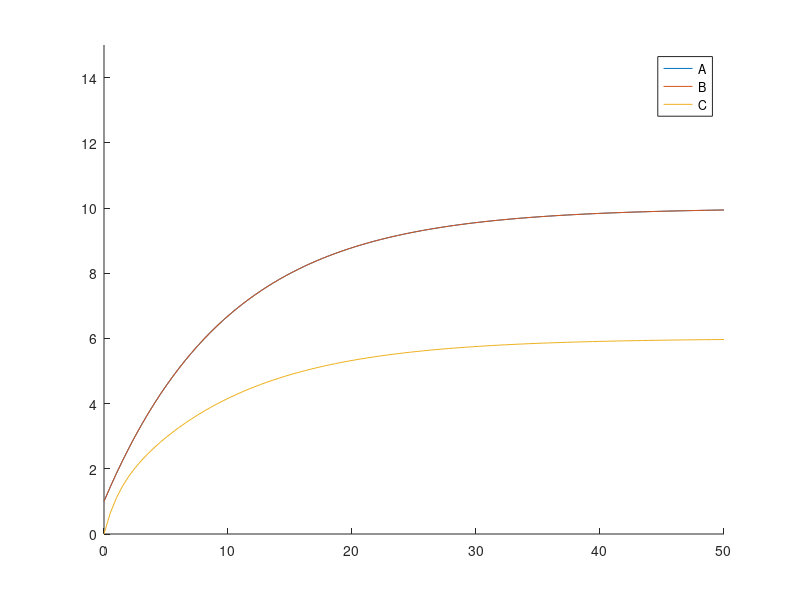

Reproduce this figure in MATLAB. (Note: this script raises an error after producing the figure.)
%% general exact soln
gen_exact_soln = @(x0,t,M,b)expm(t*M)*(x0+M\b) - M\b;
%% a bit testing
% a0, a1, b0, b1, b2, c0, c1, c2, c3
% these 2 parameter sets should be indistinguishable given solutions
params1 = [1, 0.1, ...
          1, 0.4, 0.5, ...
          1, 0.5, 0.0, 1];
params2 = [1, 0.1, ...
          1, 0.4, 0.5, ...
          1, 0.0, 0.5, 1];
params3 = [1, 0.1, ...
          1, 0.4, 0.5, ...
          1, 0.25, 0.25, 1];
% params1 = [ 1, 0.1, ...
%           0.1, 0.1, 0.11, ...
%             0, 0.5, 0.0, 1];
% params2 = [ 1, 0.1, ...
%           0.1, 0.1, 0.11, ...
%             0, 0.0, 0.5, 1];
% params3 = [ 1, 0.1, ...
%           0.1, 0.1, 0.11, ...
%             0, 0.25, 0.25, 1];
params=params3;
M = [-params(2), 0, 0;
     params(4), -params(5), 0;
     params(7), params(8), -params(9)];
b=[params(1);
   params(3);
   params(6)];
%x0=[1;0.0;0];
x0=[1;1;0];
T=50;
ode=@(t,x)M*x+b;

[t,X] = ode45(ode,[0,T],x0);

% figure;
% hold on;
% plot(t,X(:,1));
% plot(t,X(:,2));
% plot(t,X(:,3));
% ylim([0,15]);
% legend('A','B','C');

tt=linspace(0,T,100);
exact_solnf=@(t)gen_exact_soln(x0,t,M,b);
exact_soln=arrayfun(exact_solnf,tt,'UniformOutput',false);
exact_soln=cell2mat(exact_soln);
figure;
hold on;
plot(tt,exact_soln(1,:));
plot(tt,exact_soln(2,:));
plot(tt,exact_soln(3,:));
ylim([0,15]);
legend('A','B','C');
%% generate data
% params = [1.0, 0.10, ...
%           0.1, 0.20, 0.21, ...
%           0.0, 0.25, 0.25, 1.00];
params = [1.0, 0.10, ...
          1.0, 0.40, 0.50, ...
          0.0, 0.25, 0.25, 1.00];
M = [-params(2), 0, 0;
     params(4), -params(5), 0;
     params(7), params(8), -params(9)];
b=[params(1);
   params(3);
   params(6)];
param_names = {'a_0','a_1','b_0','b_1','b_2','c_0','c_1','c_2','c_3'};
x0=[3;3.0;0];
T=50;
nt=100;
tt=linspace(0,T,nt);
numeric_params=[T,nt];
% exact_solnf=@(t)gen_exact_soln(x0,t,M,b);
% exact_soln=arrayfun(exact_solnf,tt,'UniformOutput',false);
% exact_soln=cell2mat(exact_soln);
exact_soln=threethings_solnf(params,numeric_params,x0);
clean_data=exact_soln;

sigma=0.1;
noisy_data=clean_data+randn(size(clean_data))*sigma;

figure;
hold on;
plot(tt,noisy_data(1,:));
plot(tt,noisy_data(2,:));
plot(tt,noisy_data(3,:));
ylim([0,15]);
legend('A','B','C');

%% MLE

sq_err=@(x) sum((threethings_solnf(x,numeric_params,x0)-noisy_data).^2,'all');
initial=params;
options=optimoptions('fmincon','Algorithm','interior-point');
options.Display='iter';
options.Diagnostics='on';
options.MaxFunctionEvaluations=6000;
options.ScaleProblem=true;
problem.objective=sq_err;
problem.x0=initial;
problem.solver='fmincon';
problem.lb=zeros(size(params));
problem.ub=10*ones(size(params));
problem.options=options;
[mle,min_sq_err,~,~,~,~,~] = fmincon(problem);

disp(mle);
mle_soln=threethings_solnf(mle,numeric_params,x0);
figure;
hold on;
plot(tt,mle_soln(1,:));
plot(tt,mle_soln(2,:));
plot(tt,mle_soln(3,:));
ylim([0,15]);
legend('A','B','C');

%% MLE using the new general function

fixed=[1,1,1,1,1,0,0,0,0];
%lb_opt=zeros(size(params));
lb_opt=-10*ones(size(params));
ub_opt=10*ones(size(params));
opt.lb=lb_opt;
opt.ub=ub_opt;
fixed_param_val=params;
[mle,mle_sigma,max_l]=optimize_likelihood_general(@threethings_solnf,params,fixed,noisy_data,numeric_params,x0,opt);

optimal_param_vals=fixed_param_val';
optimal_param_vals(fixed==0)=mle;

%% profile likelihood for the c parameters, all params free

%fixed=[1,1,1,1,1,0,0,0,0];
num_free_params=sum(1-fixed);
true_params=params;
fixed_param_val= [1.00, 0.10, 0.10, 0.20, 0.21, 0.00, 0.25, 0.25, 1.00];
lb=              [0.00, 0.00, 0.10, 0.00, 0.00, -0.80, -1.50, -1.50, 0.50];
ub=              [2.00, 2.00, 2.00, 2.00, 2.00,  0.80,  1.50,  1.50, 1.50];
% diagonal params (2, 5, 9) must be nonzero
scaling = ones(size(fixed_param_val));
opt.logging=false;
opt.scaling=scaling;
num_params=size(params,2);
starttime=string(datetime,'yyyyMMddHHmm');
figtitle=sprintf('threethings,%s,allow-neg,fix-others',starttime);

numpts=11;
param_vals=zeros(num_params,numpts);
max_ls=zeros(num_params,numpts);
minimizers=cell(num_params,numpts);
% add the global optimum to the list of param vals
param_vals=[param_vals,optimal_param_vals];

for param=[6,7,8,9] %[6,7,8,9]
    if fixed(param)
        continue;
    end
    param_vals(param,1:numpts)=linspace(lb(param),ub(param),numpts);
    param_vals(param,:)=sort(param_vals(param,:));
    [~,mle_idx]=min(abs(param_vals(param,:)-optimal_param_vals(param)));
    fixed_params=fixed;
    fixed_params(param)=1;
    initial=fixed_param_val;
    minimizers{param,mle_idx}=optimal_param_vals(fixed_params==0);
    max_ls(param,mle_idx)=max_l;
    for i=mle_idx+1:numpts+1
        fprintf('Optimizing for %s=%.3f\n',param_names{param},param_vals(param,i));
        initial(fixed_params==0)=minimizers{param,i-1};
        initial(param)=param_vals(param,i);
        [minimizer,~,max_ls(param,i)] = optimize_likelihood_general(@threethings_solnf,initial,fixed_params,noisy_data,numeric_params,x0,opt);
        minimizers{param,i}=minimizer;
        %save([prefix,'_',figtitle,'.mat'],'-mat');
    end
    for i=mle_idx-1:-1:1
        fprintf('Optimizing for %s=%.3f\n',param_names{param},param_vals(param,i));
        initial(fixed_params==0)=minimizers{param,i+1};
        initial(param)=param_vals(param,i);
        [minimizer,~,max_ls(param,i)] = optimize_likelihood_general(@threethings_solnf,initial,fixed_params,noisy_data,numeric_params,x0,opt);
        minimizers{param,i}=minimizer;
        %save([prefix,'_',figtitle,'.mat'],'-mat');
    end
end

%% plot profile likelihood
fig=figure('Position',[100 100 1400 400],'color','w');
sgtitle(figtitle);
free_param_count=0;
zs = cell(num_params,1);
conf_interval=nan(num_params,1);
for param=[6,7,8,9] %1:num_params
    if fixed(param)
        continue;
    end
    free_param_count = free_param_count+1;
    subplot(1,4,free_param_count);
    hold on;
    xx=param_vals(param,:);
    yy=max_ls(param,:)-max(max_ls(param,:));
    plot(xx,yy);
    plot([min(param_vals(param,:)),max(param_vals(param,:))],[-1.92,-1.92]);
    plot([true_params(param),true_params(param)],[-10,10],'--r'); % true max
    plot([optimal_param_vals(param),optimal_param_vals(param)],[-10,10],'--g'); % MLE
    xlabel(param_names{param});
    ylabel('log(L)');
    axis('square');
    xlim([min(param_vals(param,:)),max(param_vals(param,:))]);
    ylim([-2.5,0]);
    hold off;
    
    zs{param}=interp_zero(xx,yy+1.92);
    if size(zs{param},2) == 2
        conf_interval(param)=zs{param}(2)-zs{param}(1);
        fprintf('95%% Confidence interval for param %s is: (intercept at -1.92)\n',param_names{param});
        fprintf('width=%.4f: [%.4f,%.4f]\n',conf_interval(param),zs{param}(1),zs{param}(2));
    elseif size(zs{param},2) == 1 && strcmp(param_names{param},'n')
        conf_interval(param)=zs{param}(1);
        fprintf('95%% Confidence interval for param %s is: (intercept at -1.92)\n',param_names{param});
        fprintf('width=%.4f: [0,%.4f]\n',conf_interval(param),zs{param}(1));
    elseif size(zs{param},2) == 1 && strcmp(param_names{param},'gamma')
        conf_interval(param)=Inf;
        fprintf('95%% Confidence interval for param %s is: (intercept at -1.92)\n',param_names{param});
        fprintf('width=Inf: [%.4f,Inf]\n',zs{param}(1));
    else
        fprintf('Do not have 2 intercepts for param %s, they are:\n',param_names{param});
        disp(zs{param});
    end
end

%%
save(['simulations/',figtitle,'.mat'],'-mat');
saveas(fig,['simulations/',figtitle,'.png']);